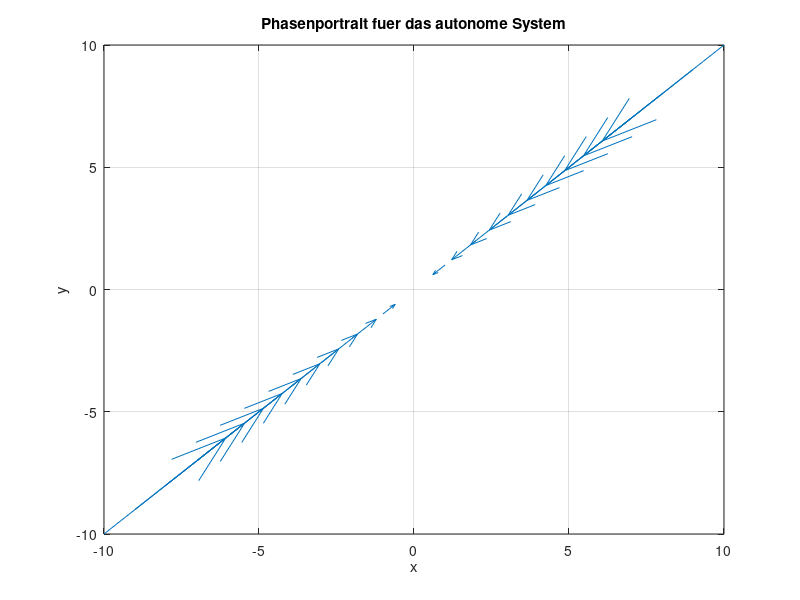

Write the MATLAB code that produced this figure.
%%%%%%%%%%%%%%%%%%%%%%%%%
% Uebung 1                                                      %
% Gruppe 12                                                     %
% Jingsheng Lyu: 398756                                   %
% Michaele                                                        %
% Timo                                                             %
% Tom                                                              %
%%%%%%%%%%%%%%%%%%%%%%%%%

figure
% Autonome System Definition
x1 = [-10:10];
x2 = [-10:10];
[x1_dot, x2_dot] = meshgrid(-10:1:10, -10:1:10); 

x1_dot = -0.5 * x1 + 0 * x2;
x2_dot = -4.5 * x1 + 4 * x2;

% plot quiver
quiver(x1, x2, x1_dot, x2_dot);

% plot das Phasenportrait
xlabel('x')
ylabel('y')
title('Phasenportrait fuer das autonome System')
xlim([-10 10])
ylim([-10 10])
grid on 



